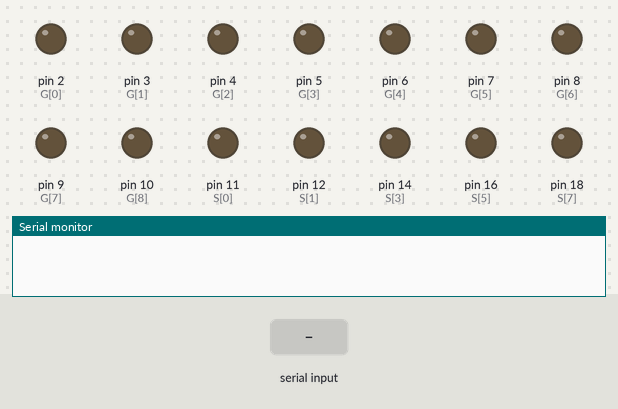
Bench run of a sketch on a simulated Arduino Uno, built with avr-gcc and run on an emulated ATmega328P. Parts: output pins drawn as LEDs (lit = HIGH), the last lines printed to the serial monitor. The inputs (shaded band) are chosen by the test bench.

Above: at 1.2 s.
1.3 s: "S90\n" received over Serial
At 2.5 s:
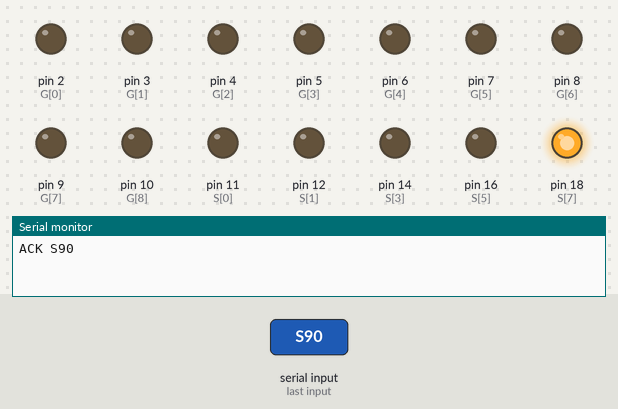
2.8 s: "S,45\n" received over Serial
At 3.6 s:
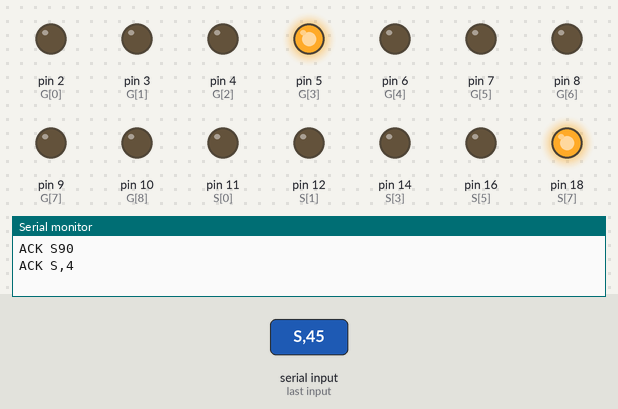
4.3 s: "C90\n" received over Serial
At 4.8 s:
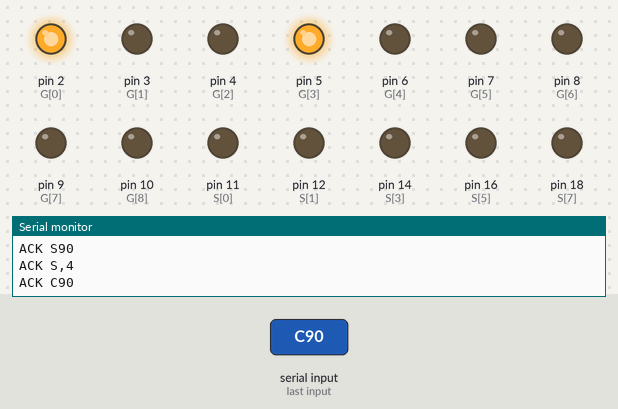
5.8 s: "C,45\n" received over Serial
At 6.1 s:
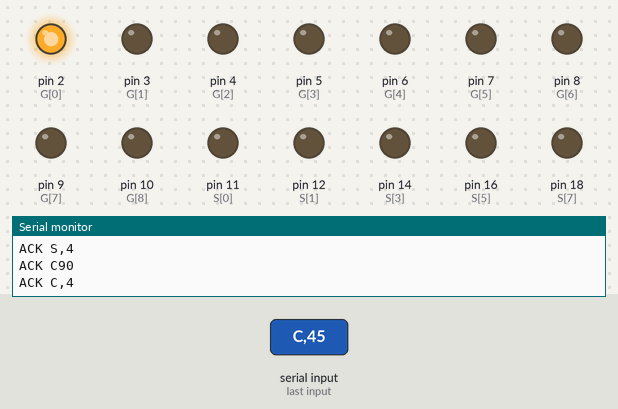
7.3 s: "S\n" received over Serial
At 8.1 s:
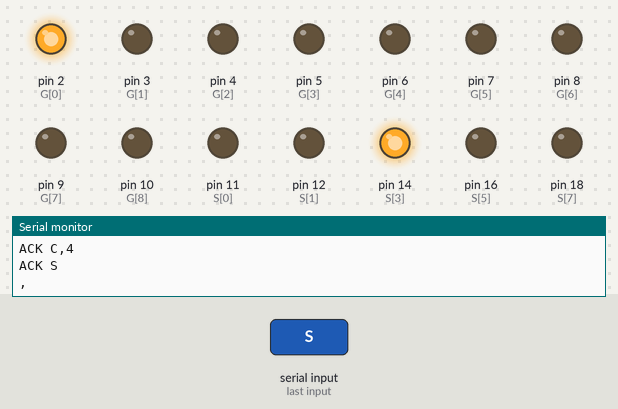
8.8 s: "C\n" received over Serial
At 9.4 s:
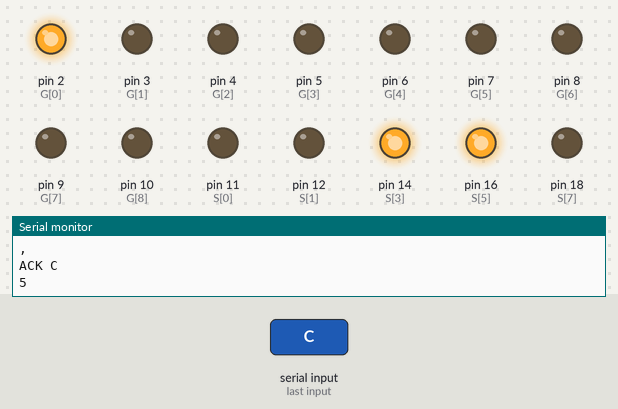
Timing chart, 0 to 11.3 s (numbered marks = the images above; inputs shaded):
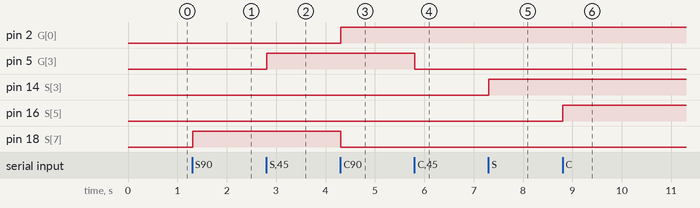

Measured:
- after the input at 1.3 s, pin 18 (S[7]): LOW → HIGH at once
- after the input at 2.8 s, pin 5 (G[3]): LOW → HIGH at once
- after the input at 4.3 s, pin 2 (G[0]): LOW → HIGH at once; pin 18 (S[7]): HIGH → LOW at once
- after the input at 5.8 s, pin 5 (G[3]): HIGH → LOW at once
- after the input at 7.3 s, pin 14 (S[3]): LOW → HIGH at once
- after the input at 8.8 s, pin 16 (S[5]): LOW → HIGH at once

The sketch:

ArduinoCode.ino
```cpp
/*
  This code implements the arduino software section of the project.
  This software takes a serial value and
*/

// software version:
char softVersion[] = "V 0.0.1";

// ground pins 0 to 8 (y axis on grid)
int G[] = {2,3,4,5,6,7,8,9,10};

// source pins 1 to 8 (x axis on grid)
int S[] = {11,12,13,14,15,16,17,18};

// holds the circular buffer for the serial input
int serialBuffer[15];

// hold the index pointers for the circular buffer
int bufTop = 0;
int bufBottom = 0;


// ------------------------ clear all the plates ------------------------
void clearPlates() {
  // set all plates off

  // set all source pins high
  for (int i = 0; i < 8; i++) {
    digitalWrite(S[i], HIGH);
  }

  // set all ground pins low
  for (int i = 0; i < 9; i++) {
    digitalWrite(G[i], LOW);
  }
}

// ------------------------ set the plate at the given xy coordinates ------------------------
void setPlate(int x, int y)
{
  // set the given plate on
  digitalWrite(S[x-1], LOW);
  digitalWrite(G[y-1], HIGH);
}

// ------------------------ clear the plate at the given xy coordinates -----------------------
void clearPlate(int x, int y)
{
  // clear the given plate (turn off)
  digitalWrite(S[x-1], HIGH);
  digitalWrite(G[y-1], LOW);
}

// ------------------------ act on a message that has been received ------------------------
void messageReceived() {

  // hold the message in a small int buffer
  // (messages from main software are always 3 characters long (not including the \n closing char)
  char message[3];

  // extract the message from the serial buffer
  for (int i = 0; i < 3; i++) {
    message[i] = serialBuffer[bufBottom];

    // increment the bottom pointer of the circular buffer
    bufBottom++;
    if (bufBottom >= 15)
      bufBottom = 0;
  }

  // act on the message
  if (message[0] == 'S') {

    // the message is a set plate command, the other two bytes of the message should contain the integers for x and y

    // return acknowledgement
    Serial.print("ACK ");
    Serial.print(message[0]);
    Serial.print(message[1]);
    Serial.println(message[2]);

    // extract the two x and y coordinates and set the plate at those coords
    setPlate(message[1]-48, message[2]-48);

  } else if (message[0] == 'C' && message[1] != 'A' && message[2] != 'P') {
    // the message is a clear plate command, the other two bytes of the message should contain the integers for x and y

    // return acknowledgement
    Serial.print("ACK ");
    Serial.print(message[0]);
    Serial.print(message[1]);
    Serial.println(message[2]);

    // extract the two x and y coordinates and clear the plate at those coords
    clearPlate(message[1]-48, message[2]-48);

  } else if (message[0] == 'C' && message[1] == 'A' && message[2] == 'P') {

    // the message is a clear all plates command

    // return acknowledgement
    Serial.println("ACK CAP");

    clearPlates();

  } else if (message[0] == 'V' && message[1] == 'E' && message[2] == 'R') {

    // the message is an arduino software version request
    // return software version
    Serial.println(softVersion);
  }
}

// ------------------------ read the serial input in case there are any awaiting messages ------------------------
void readSerialInput() {

  int incomingByte;

  // loop through all available bytes from the serial input
  while (Serial.available() > 0) {

    // receive the 'incoming' byte from the serial input
    incomingByte = Serial.read();

    // set the new byte into the serial buffer at the current top position
    serialBuffer[bufTop] = incomingByte;

    // increment the top position 'pointer'
    bufTop++;
    if (bufTop >= 15)
      bufTop = 0;

    // check if the new byte was a new line char...
    if (incomingByte == '\n') {
      // act on the received message
      messageReceived();

      // reset the bottom buffer 'pointer' to be the value of the top buffer pointer...
      // ...because bufTop is now pointing at the first clear space after the \n char
      bufBottom = bufTop;
    }
  }

}

// ------------------------ the setup routine runs at startup (or once when you press reset) ------------------------
void setup() {

  // initialise the digital pins as an output.
  // initialise the ground pins
  for (int i = 0; i < 9; i++) {
    pinMode(G[i], OUTPUT);
  }
  for (int i = 0; i < 8; i++) {
    pinMode(S[i], OUTPUT);
  }

  // initialise serial communications with a date rate of 9600 bps (standard comms speed)
  Serial.begin(9600);
}

// ------------------------ the loop routine runs over and over again forever ------------------------
void loop() {

  readSerialInput();
  delay(10);
}
```
